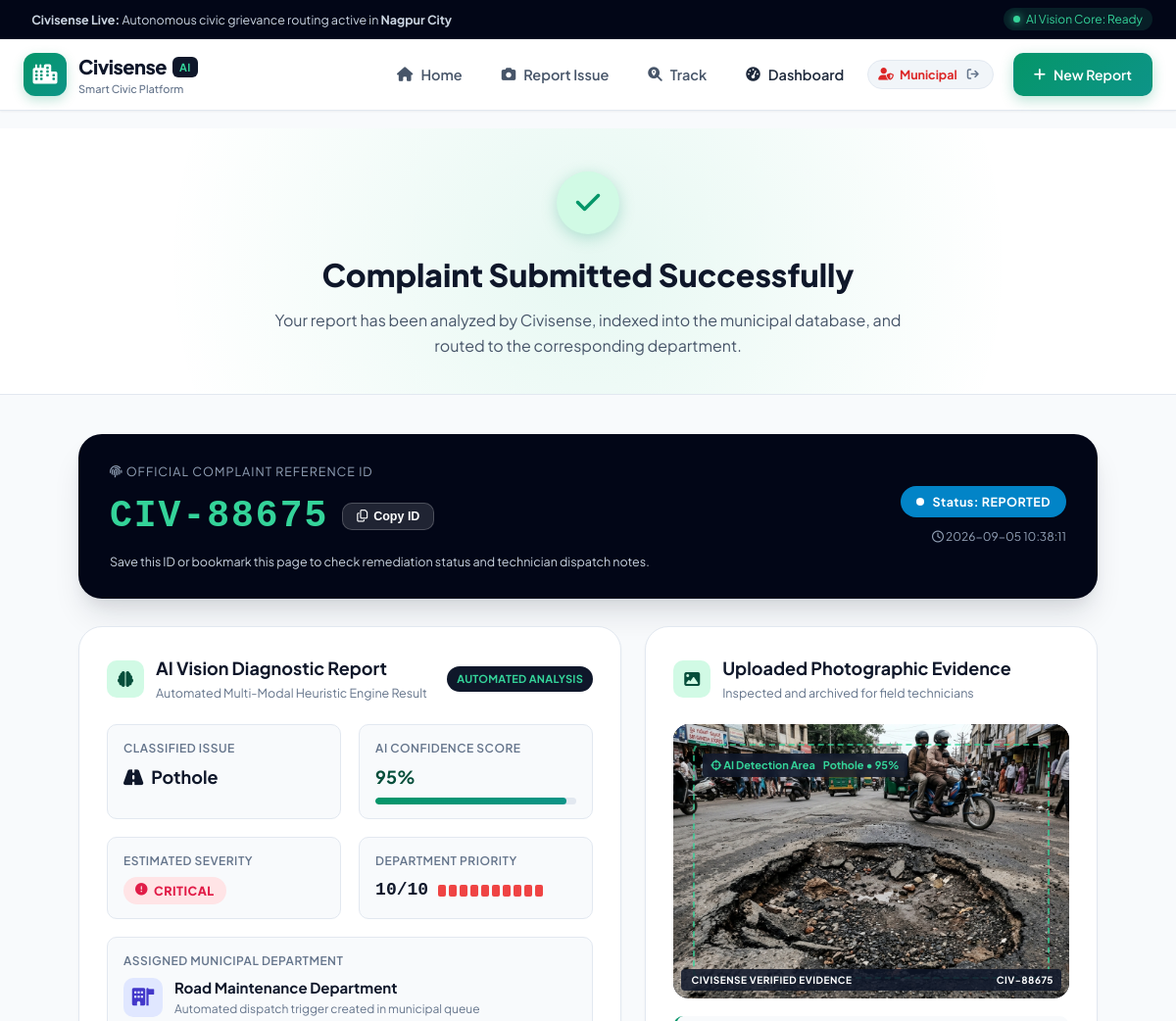
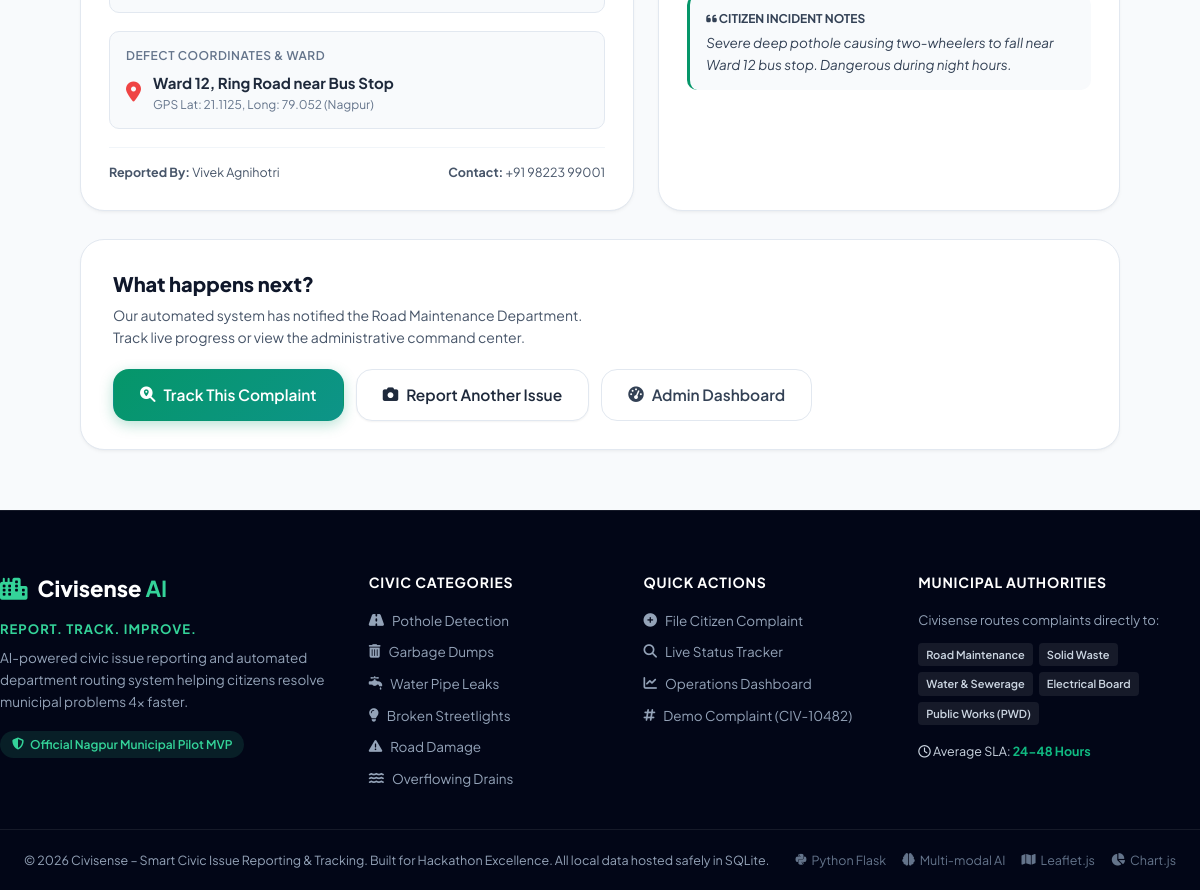
Screenshot of /result/CIV-88675 (signed in) with the database file from the repository (2 pictures, top to bottom).
### tables this page shows
CREATE TABLE complaints (
            id INTEGER PRIMARY KEY AUTOINCREMENT,
            complaint_id TEXT UNIQUE NOT NULL,
            name TEXT,
            contact TEXT,
            issue_type TEXT NOT NULL,
            description TEXT NOT NULL,
            image_path TEXT,
            latitude REAL,
            longitude REAL,
            location TEXT NOT NULL,
            confidence INTEGER NOT NULL,
            severity TEXT NOT NULL,
            priority INTEGER NOT NULL,
            department TEXT NOT NULL,
            status TEXT NOT NULL DEFAULT 'Reported',
            created_at TIMESTAMP NOT NULL DEFAULT CURRENT_TIMESTAMP
        );

### app.py (the view)
@app.route("/result/<complaint_id>")
def result(complaint_id):
    conn = get_db_connection()
    cursor = conn.cursor()
    cursor.execute("SELECT * FROM complaints WHERE complaint_id = ?", (complaint_id,))
    complaint = cursor.fetchone()
    conn.close()
    if not complaint:
        flash(f"Complaint ID '{complaint_id}' was not found in our system.", "error")
        return redirect(url_for("track"))
    return render_template("result.html", complaint=complaint)

### app.py (called while the page is built)
def get_db_connection():
    conn = sqlite3.connect(DATABASE_PATH)
    conn.row_factory = sqlite3.Row
    return conn

### templates/result.html (shortened to what this page needs)
{% extends "base.html" %}
{% block content %}
<div class="result-hero">
    <div class="container text-center">
        <div class="success-badge-circle">
            <i class="fa-solid fa-check"></i>
        </div>
        <h1 class="result-hero-title">Complaint Submitted Successfully</h1>
        <p class="result-hero-sub">Your report has been analyzed by Civisense, indexed into the municipal database, and routed to the corresponding department.</p>
    </div>
</div>
<div class="container py-8">
    <div class="result-container">
        <div class="complaint-id-banner">
            <div class="id-banner-left">
                <span class="id-label"><i class="fa-solid fa-fingerprint"></i> Official Complaint Reference ID</span>
                <div class="id-value-group">
                    <span class="id-value" id="complaint-id-display">{{ complaint.complaint_id }}</span>
                    <button class="btn-copy-id" id="btn-copy-id" title="Copy Complaint ID" onclick="copyComplaintId('{{ complaint.complaint_id }}')">
                        <i class="fa-regular fa-copy"></i>
                        <span id="copy-text">Copy ID</span>
                    </button>
                </div>
                <p class="id-hint">Save this ID or bookmark this page to check remediation status and technician dispatch notes.</p>
            </div>
            <div class="id-banner-right">
                <div class="status-pill status-reported">
                    <span class="status-pulse-dot"></span>
                    <span>Status: {{ complaint.status.upper() }}</span>
                </div>
                <span class="timestamp-pill"><i class="fa-regular fa-clock"></i> {{ complaint.created_at }}</span>
            </div>
        </div>
        <div class="result-grid">
            <div class="result-card ai-diagnostic-card">
                <div class="card-header">
                    <div class="card-title-group">
                        <div class="card-icon-tag"><i class="fa-solid fa-brain"></i></div>
                        <div>
                            <h2 class="card-title">AI Vision Diagnostic Report</h2>
                            <span class="card-subtitle">Automated Multi-Modal Heuristic Engine Result</span>
                        </div>
                    </div>
                    <span class="badge badge-ai">Automated Analysis</span>
                </div>
                <div class="diagnostic-grid">
                    <div class="diag-item">
                        <span class="diag-label">Classified Issue</span>
                        <div class="diag-value diag-issue">
                            <i class="fa-solid {% if complaint.issue_type == 'Pothole' %}fa-road{% elif complaint.issue_type == 'Garbage Dump' %}fa-trash-can{% elif complaint.issue_type == 'Water Leakage' %}fa-faucet-drip{% elif complaint.issue_type == 'Broken Streetlight' %}fa-lightbulb{% elif complaint.issue_type == 'Overflowing Drain' %}fa-water{% else %}fa-triangle-exclamation{% endif %}"></i>
                            <strong>{{ complaint.issue_type }}</strong>
                        </div>
                    </div>
                    <div class="diag-item">
                        <span class="diag-label">AI Confidence Score</span>
                        <div class="diag-value">
                            <div class="confidence-bar-group">
                                <div class="conf-percent"><strong>{{ complaint.confidence }}%</strong></div>
                                <div class="conf-meter-track">
                                    <div class="conf-meter-fill" style="width: {{ complaint.confidence }}%;"></div>
                                </div>
                            </div>
                        </div>
                    </div>
                    <div class="diag-item">
                        <span class="diag-label">Estimated Severity</span>
                        <div class="diag-value">
                            <span class="severity-badge badge-{{ complaint.severity.lower() }}">
                                <i class="fa-solid fa-circle-exclamation"></i> {{ complaint.severity }}
                            </span>
                        </div>
                    </div>
                    <div class="diag-item">
                        <span class="diag-label">Department Priority</span>
                        <div class="diag-value">
                            <div class="priority-meter-box">
                                <span class="priority-number">{{ complaint.priority }}/10</span>
                                <div class="priority-dots">
                                    {% for i in range(1, 11) %}
                                        <span class="p-dot {% if i <= complaint.priority %}p-dot-active p-dot-{{ complaint.severity.lower() }}{% endif %}"></span>
                                    {% endfor %}
                                </div>
                            </div>
                        </div>
                    </div>
                    <div class="diag-item diag-fullwidth">
                        <span class="diag-label">Assigned Municipal Department</span>
                        <div class="diag-value dept-box">
                            <div class="dept-avatar">
                                <i class="fa-solid fa-building-flag"></i>
                            </div>
                            <div>
                                <strong class="dept-name">{{ complaint.department }}</strong>
                                <span class="dept-role">Automated dispatch trigger created in municipal queue</span>
                            </div>
                        </div>
                    </div>
                    <div class="diag-item diag-fullwidth">
                        <span class="diag-label">Defect Coordinates & Ward</span>
                        <div class="diag-value location-box">
                            <i class="fa-solid fa-location-dot"></i>
                            <div>
                                <strong>{{ complaint.location }}</strong>
                                <span class="coords-sub">GPS Lat: {{ complaint.latitude }}, Long: {{ complaint.longitude }} (Nagpur)</span>
                            </div>
                        </div>
                    </div>
                </div>
                <div class="diag-footer">
                    <div class="reporter-info">
                        <span><strong>Reported By:</strong> {{ complaint.name }}</span>
                        <span><strong>Contact:</strong> {{ complaint.contact }}</span>
                    </div>
                </div>
            </div>
            <div class="result-card evidence-card">
                <div class="card-header">
                    <div class="card-title-group">
                        <div class="card-icon-tag"><i class="fa-solid fa-image"></i></div>
                        <div>
                            <h3 class="card-title">Uploaded Photographic Evidence</h3>
                            <span class="card-subtitle">Inspected and archived for field technicians</span>
                        </div>
                    </div>
                </div>
                <div class="evidence-image-wrapper">
                    <img src="{{ url_for('static', filename='uploads/' + complaint.image_path) }}" alt="{{ complaint.issue_type }} Evidence" class="evidence-img" onerror="this.src='{{ url_for('static', filename='uploads/pothole_ward12.jpg') }}'">
                    <div class="ai-scan-overlay">
                        <div class="scan-target-box">
                            <span class="scan-tag"> AI Detection Area</span>
                            <span class="scan-confidence">{{ complaint.issue_type }} • {{ complaint.confidence }}%</span>
                        </div>
                    </div>
                    <div class="image-watermark">
                        <span> CIVISENSE VERIFIED EVIDENCE</span>
                        <span>{{ complaint.complaint_id }}</span>
                    </div>
                </div>
                <div class="evidence-notes">
                    <h4 class="evidence-notes-title"><i class="fa-solid fa-quote-left"></i> Citizen Incident Notes</h4>
                    <p class="evidence-notes-body">{{ complaint.description }}</p>
                </div>
            </div>
        </div>
        <div class="result-actions-card">
            <div class="actions-content">
                <div>
                    <h3 class="actions-title">What happens next?</h3>
                    <p class="actions-sub">Our automated system has notified the {{ complaint.department }}. Track live progress or view the administrative command center.</p>
                </div>
                <div class="actions-buttons">
                    <a href="{{ url_for('track') }}?id={{ complaint.complaint_id }}" class="btn btn-primary btn-lg" id="btn-track-this">
                        <i class="fa-solid fa-magnifying-glass-location"></i> Track This Complaint
                    </a>
                    <a href="{{ url_for('report') }}" class="btn btn-secondary btn-lg" id="btn-report-another">
                        <i class="fa-solid fa-camera"></i> Report Another Issue
                    </a>
                    <a href="{{ url_for('admin') }}" class="btn btn-outline btn-lg" id="btn-admin-check">
                        <i class="fa-solid fa-gauge-high"></i> Admin Dashboard
                    </a>
                </div>
            </div>
        </div>
    </div>
</div>
{% endblock %}

### rows the page displays
complaints: complaint_id "CIV-88675", status "REPORTED", created_at "2026-09-05 10:38:11", issue_type "Pothole", confidence "95", severity "CRITICAL", priority "10", department "Road Maintenance Department", location "Ward 12, Ring Road near Bus Stop", latitude "21.1125", longitude "79.052", name "Vivek Agnihotri", contact "+91 98223 99001", image_path (picture), description "Severe deep pothole causing two-wheelers to fall near Ward 12 bus stop. Dangerous during night hours."

### other values shown
{{ session.user_name.split(' ')[0] }} "Municipal"
